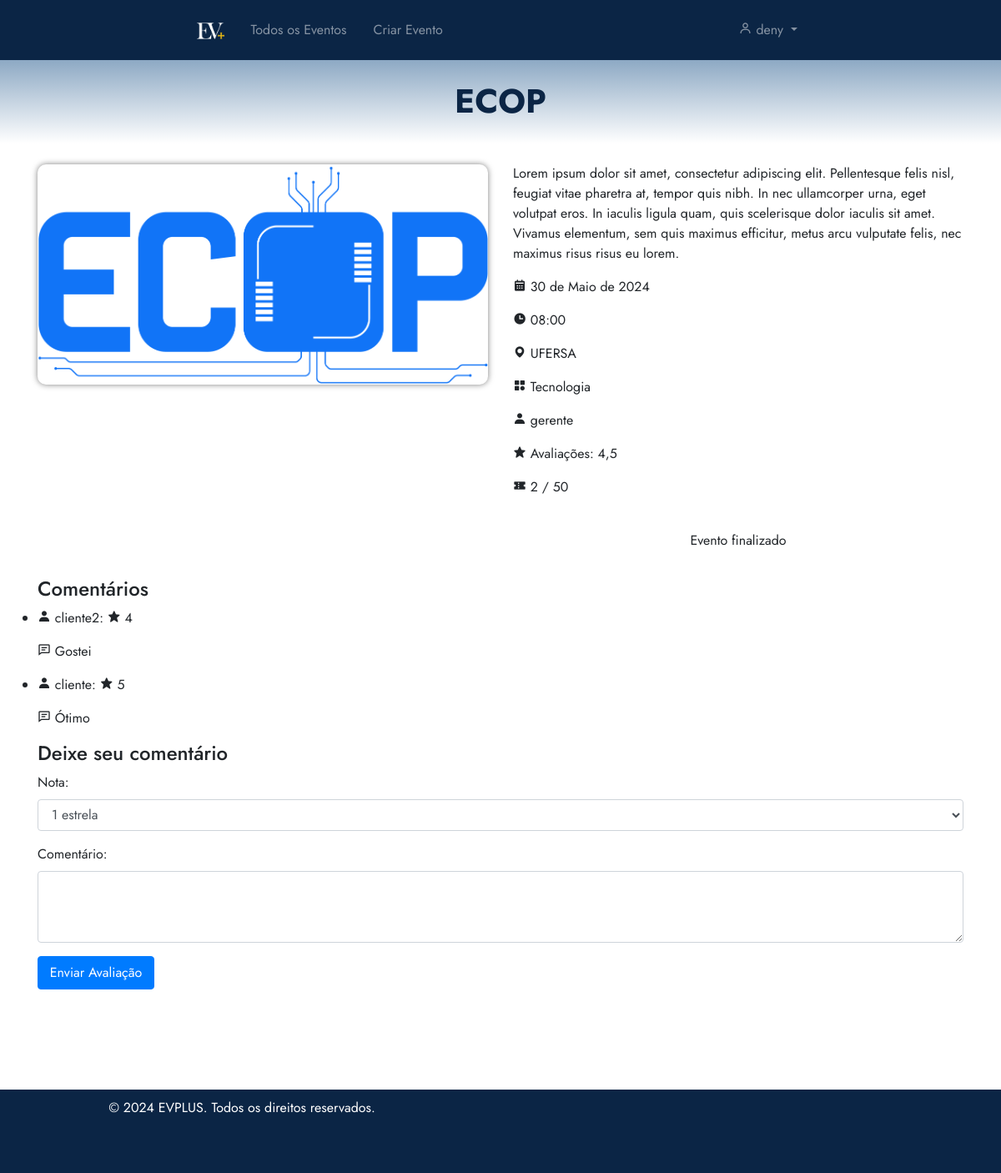
The page /eventos/detalhes/71/ (signed in) on the database its author committed.
### eventos/models.py (models this page shows, shortened)
class Evento(models.Model):
    user = models.ForeignKey(User, on_delete=models.CASCADE)
    clients = models.ManyToManyField(User, through='Inscricao', related_name='eventos')
    name = models.CharField(max_length=100)
    description = models.TextField()
    local = models.CharField(max_length=100)
    date = models.DateField()
    time = models.TimeField()
    category = models.CharField(max_length=100)
    banner = models.ImageField(null=True, blank=True, upload_to='banners/')
    limite_inscricoes = models.PositiveIntegerField(null=True, blank=True, verbose_name="Limite de Inscrições")
    finalizado = models.BooleanField(default=False)
    certificados = models.ManyToManyField(User, through='Certificado', related_name='eventos_certificados')
    avaliacoes = models.ManyToManyField(User, through='Avaliacao', related_name='eventos_avaliados')

class Avaliacao(models.Model):
    evento = models.ForeignKey(Evento, on_delete=models.CASCADE)
    user = models.ForeignKey(User, on_delete=models.CASCADE)
    nota = models.IntegerField(validators=[MinValueValidator(1), MaxValueValidator(5)])
    comentario = models.TextField()
    class Meta:
        unique_together = ['evento', 'user']

### eventos/views.py (the view)
# urls.py: path('detalhes/<int:id>/', views.detalhesEvento, name='detalhes_evento'),
def detalhesEvento(request, id):
    evento = get_object_or_404(Evento, id=id)
    comentarios = Avaliacao.objects.filter(evento=evento)
    media_notas = comentarios.aggregate(media=Avg('nota'))['media']
    if request.user.is_authenticated:
        avaliacao_usuario = Avaliacao.objects.filter(evento=evento, user=request.user).first()
    else:
        avaliacao_usuario = None
    permitir_avaliacao = True if not avaliacao_usuario else False
    return render(request, 'visualizarEvento.html', {'evento': evento, 'comentarios': comentarios, 'media_notas': media_notas})

### eventos/templates/visualizarEvento.html (shortened to what this page needs)
{% extends 'base.html' %}
{% load static %}
{% block 'head' %}
    <link rel="stylesheet" href="{% static 'eventos/css/visualizarEvento.css' %}">
{% endblock %}
{% block 'dashboard' %}
    <div class="container">
        <div class="row">
            <div class="col-md-6">
                {% if evento.banner %}
                    <img src="{{ evento.banner.url }}" alt="Banner do Evento" class="img-fluid">
                {% else %}
                    <img src="{% static 'images/placeholder10.jpg' %}" alt="Banner do Evento" class="img-fluid">
                {% endif %}
            </div>
            <div class="col-md-6">
                <div class="row mt-4">
                    <div class="col-md-12">
                        <p>{{ evento.description }}</p>
                        <p><i class='bx bxs-calendar'></i> {{ evento.date }}</p>
                        <p><i class='bx bxs-time'></i> {{ evento.time }}</p>
                        <p><i class='bx bxs-map'></i> {{ evento.local }}</p>
                        <p><i class='bx bxs-category'></i> {{ evento.category }}</p>
                        <p><i class='bx bxs-user'></i> {{ evento.user }}</p>
                        {% if media_notas %}
                        <p><i class='bx bxs-star'></i> Avaliações: {{ media_notas|default:"Sem avaliações" }}</p>
                        {% endif %}
                        {% if evento.limite_inscricoes %}
                            {% if evento.limite_inscricoes == -1 %}
                                <p><i class='bx bxs-coupon'></i> Não possui limite de inscrições</p>
                            {% elif evento.clients.count >= evento.limite_inscricoes %}
                                <p><i class='bx bxs-coupon'></i> Esgotado</p>
                            {% else %}
                                <p><i class='bx bxs-coupon'></i> {{ evento.clients.count }} / {{ evento.limite_inscricoes }}</p>
                            {% endif %}
                        {% else %}
                            <p><i class='bx bxs-coupon'></i> Não possui limite de inscrições</p>
                        {% endif %}
                    </div>
                </div>
                {% if evento.finalizado %}
                    <div class="text-center mt-4">
                        <p>Evento finalizado</p>
                    </div>
                {% endif %}
            </div>
        </div>
    </div>
    <div class="container">
        <div class="row" style="margin-bottom: 120px;">
            <div class="col-md-12">
                <h4>Comentários</h4>
                <ul>
                    {% for avaliacao in comentarios %}
                        <li id="comentario-{{ avaliacao.id }}">
                            <div id="visualizar-comentario-{{ avaliacao.id }}">
                                <p><i class='bx bxs-user'></i> {{ avaliacao.user.username }}:   <i class='bx bxs-star'></i> {{ avaliacao.nota }}</p>
                                <p><i class='bx bx-comment-detail'></i> {{ avaliacao.comentario }}</p>
                            </div>
                        </li>
                    {% empty %}
                        <p>Não há comentários neste evento ainda.</p>
                    {% endfor %}
                </ul>
                {% if request.user.is_authenticated %}
                {% if not request.user.avaliacao_set.exists %}
                {% if perms.eventos.add_inscricao and evento.finalizado %}
                        <h4>Deixe seu comentário</h4>
                    <form action="{% url 'eventos:enviar_avaliacao' evento.id %}" method="post">
                    <div class="form-group">
                            <label for="id_nota">Nota:</label>
                            <select name="nota" id="id_nota" class="form-control" required>
                                <option value="1">1 estrela</option>
                            </select>
                        </div>
                        <div class="form-group">
                            <label for="id_comentario">Comentário:</label>
                            <textarea class="form-control" id="id_comentario" name="comentario" rows="3" required></textarea>
                        </div>
                        <button type="submit" class="btn btn-primary">Enviar Avaliação</button>
                    </form>
                    {% endif %}
                    {% endif %}
                    {% endif %}
            </div>
        </div>
    </div>
{% endblock %}

### templates/base.html (shortened to what this page needs)
{% load static %}
<!doctype html>
<html lang="pt-BR">
<head>
  <link rel="stylesheet" href="https://cdn.jsdelivr.net/npm/bootstrap@4.6.1/dist/css/bootstrap.min.css">
  <link rel="stylesheet" href="{% static 'general/css/base.css' %}">
  <link rel="stylesheet" href="{% static 'general/css/general.css' %}">
  <link href='https://unpkg.com/boxicons@2.0.7/css/boxicons.min.css' rel='stylesheet'>
  {% block 'head' %}{% endblock %}
</head>
<body>
  <nav class="navbar navbar-expand-lg navbar-dark p-3">
    <div class="container-fluid">
      <a class="navbar-brand" href="{% url 'home' %}" style="margin-left: 205px;">
        <img src="{% static 'images/LOGO.png' %}" alt="Logo" class="logo">
      </a>
      <div class="collapse navbar-collapse" id="navbarSupportedContent">
        <ul class="navbar-nav mr-auto">
          <li class="nav-item">
            <a class="nav-link mx-2" href="{% url 'eventos:todos_eventos' %}">Todos os Eventos</a>
          </li>
          {% if user.is_authenticated %}
          {% if perms.eventos.add_evento %}
          <li class="nav-item">
            <a class="nav-link mx-2" href="{% url 'eventos:eventos' %}">Criar Evento</a>
          </li>
          {% endif %}
          {% endif %}
        </ul>
        <ul class="navbar-nav ml-auto" style="margin-right: 205px;">
          <li class="nav-item dropdown">
            <a class="nav-link dropdown-toggle" href="#" id="navbarDropdown" role="button" data-toggle="dropdown" aria-haspopup="true" aria-expanded="false">
              <i class='bx bx-user'></i>
              {% if user.is_authenticated %}
                {{ user.username }}
              {% else %}
                <span class="logged-out-indicator">Entre na sua conta!</span>
              {% endif %}
            </a>
          </li>
        </ul>
      </div>
    </div>
  </nav>
  <section class="home-section">
    <div class="page-topo" id="page-topo">
      <h1 class="main-title" id="page-topo-title"></h1>
    </div>
    {% block 'dashboard' %}
    {% endblock %}
  </section>
  <footer class="footer">
    <div class="container">
        <div class="row">
            <div class="col-md-6">
                <p style="margin-right: 50px;">&copy; 2024 EVPLUS. Todos os direitos reservados.</p>
            </div>
        </div>
    </div>
  </footer>
</body>
</html>

### templates/static/general/css/base.css (style rules this page uses)
* { margin: 0; padding: 0; box-sizing: border-box; font-family: "Jost" , sans-serif; }
.main-title { position: relative; color: var(--dark-color); font-size: 40px; top: 25px; font-weight: bold; text-align: center; z-index: 3; }
.page-topo { position: relative; margin-left: 0px; width: 100%; height: 100px; background-image: linear-gradient(to bottom, var(--main-color), white); z-index: 2; }
.logo { max-height: 20px; transition: max-height 0.5s ease; }
.footer { position: relative; bottom: 0; width: 100%; height: 100px; background-color: var(--dark-color); color: white; text-align: center; padding-top: 10px; margin-top: 20px; }
.navbar { --dark-color: #0b2545; background-color: var(--dark-color); }

### templates/static/general/css/general.css (style rules this page uses)
:root { --main-color: #8da9c4; --dark-color: #0b2545; --light-color: #eef4ed; --contrast-color: #467afd; --differential-color: #134074; }

### templates/static/eventos/css/visualizarEvento.css (style rules this page uses)
.img-fluid { margin-top: 25px; max-width: 100%; border-radius: 10px; box-shadow: 0 0 7px rgba(0, 0, 0, 0.5); }
.btn-primary { height: 40px; width: 140px; color: white; }

### rows shown on the page
Evento: banner (picture), description "Lorem ipsum dolor sit amet, consectetur adipiscing elit. Pellentesque felis nisl, feugiat vitae pharetra at, tempor quis nibh. In nec ullamcorper urna, eget volutpat eros. In iaculis ligula quam, quis scelerisque dolor iaculis sit amet. Vivamus elementum, sem quis maximus efficitur, metus arcu vulputate felis, nec maximus risus risus eu lorem.", date "30 de Maio de 2024", time "08:00", local "UFERSA", category "Tecnologia", user "gerente", clients.count "2", limite_inscricoes "50"
Avaliacao: user.username "cliente2", nota "4", comentario "Gostei"
Avaliacao: user.username "cliente", nota "5", comentario "Ótimo"

### other values the page prints
{{ user.username }} "deny"
{{ media_notas|default:"Sem avaliações" }} "4,5"
